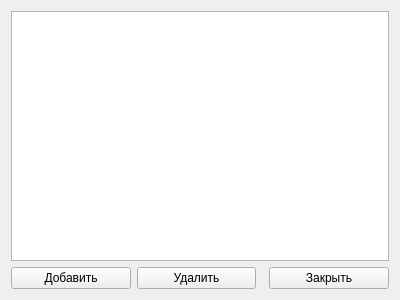
<?xml version="1.0" encoding="UTF-8"?>
<ui version="4.0">
    <class>SIMCardsForm</class>
    <widget class="QWidget" name="SIMCardsForm">
        <property name="geometry">
            <rect>
                <x>0</x>
                <y>0</y>
                <width>400</width>
                <height>300</height>
            </rect>
        </property>
        <property name="windowTitle">
            <string>Form</string>
        </property>
        <layout class="QVBoxLayout" name="verticalLayout">
            <item>
                <widget class="QTableView" name="tableView">
                    <property name="alternatingRowColors">
                        <bool>true</bool>
                    </property>
                </widget>
            </item>
            <item>
                <layout class="QHBoxLayout" name="horizontalLayout">
                    <item>
                        <widget class="QPushButton" name="btnAdd">
                            <property name="text">
                                <string>Добавить</string>
                            </property>
                        </widget>
                    </item>
                    <item>
                        <widget class="QPushButton" name="btnDelete">
                            <property name="text">
                                <string>Удалить</string>
                            </property>
                        </widget>
                    </item>
                    <item>
                        <spacer name="horizontalSpacer">
                            <property name="orientation">
                                <enum>Qt::Horizontal</enum>
                            </property>
                        </spacer>
                    </item>
                    <item>
                        <widget class="QPushButton" name="btnClose">
                            <property name="text">
                                <string>Закрыть</string>
                            </property>
                        </widget>
                    </item>
                </layout>
            </item>
        </layout>
    </widget>
    <resources/>
    <connections/>
</ui>
